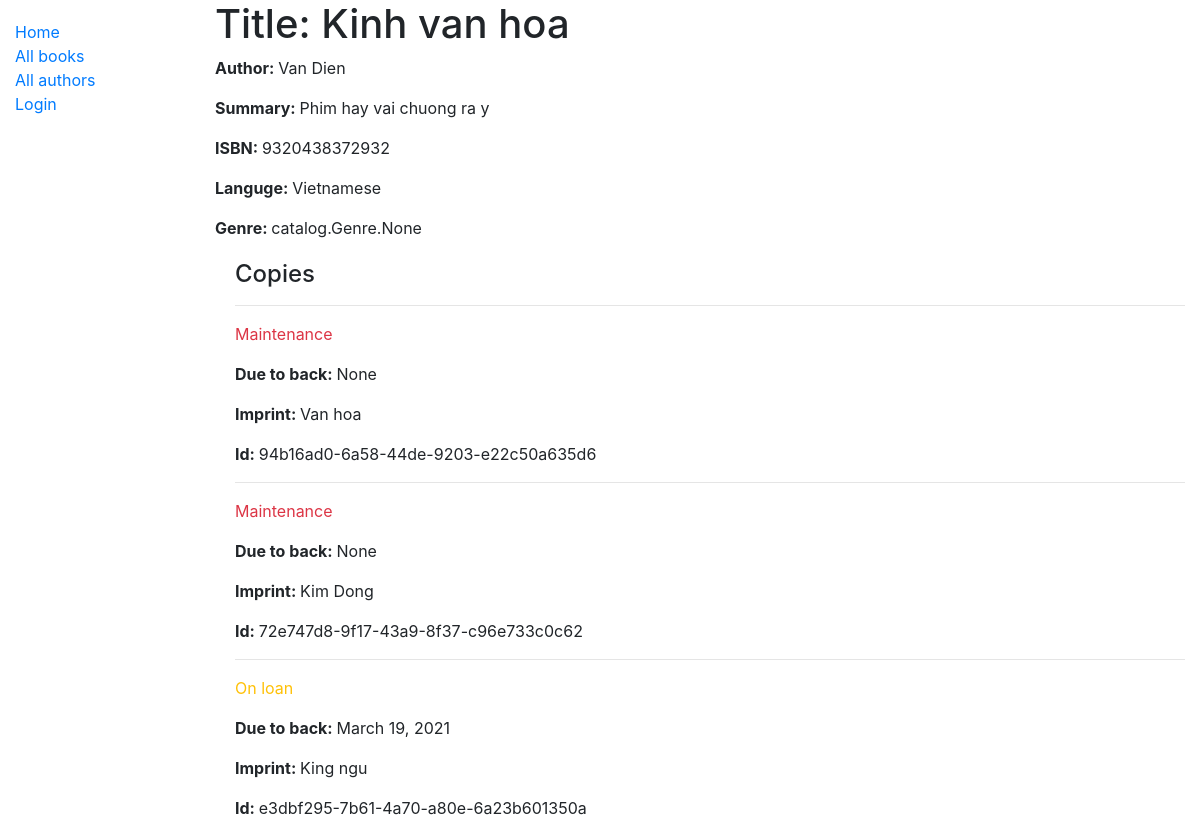
The app's page /catalog/books/2 with its own data.
### catalog/models.py (models this page shows, shortened)
class Book(models.Model):
    title = models.CharField(max_length=200)
    author = models.ForeignKey('Author', on_delete= models.SET_NULL, null = True)
    summary = models.TextField(max_length=1000, help_text = "Enter a brief description of the book")
    isbn = models.CharField('ISBN', max_length=13, unique=True, help_text='13 Character <a href="https://www.isbn-international.org/content/what-isbn">ISBN number</a>')
    genre = models.ManyToManyField(Genre, help_text='Select a genre for this book')
    language = models.ForeignKey('Language', on_delete = models.SET_NULL, null=True)
    class Meta:
        ordering = ['title', 'author']
    def display_genre(self):
        return ', '.join(genre.name for genre in self.genre.all()[:3])
    display_genre.short_description = 'Genre'

class Author(models.Model):
    first_name = models.CharField(max_length=100)
    last_name = models.CharField(max_length=100)
    date_of_birth = models.DateField(null = True, blank=True)
    date_of_death = models.DateField('Died', null=True, blank=True)
    class Meta:
        ordering = ['last_name', 'first_name']
    def __str__(self):
        return f'{self.last_name} {self.first_name}'

class Language(models.Model):
    name = models.CharField(max_length=200, help_text= "Enter the book's natural language(e.g. English, French, Japanese etc.)")
    def __str__(self):
        return self.name

class BookInstance(models.Model):
    id = models.UUIDField(primary_key=True, default= uuid.uuid4, help_text= 'Unique ID for this particular book across whole library')
    book = models.ForeignKey('Book', on_delete=models.RESTRICT)
    imprint = models.CharField(max_length=200)
    due_back = models.DateField(null=True, blank=True)
    borrowed = models.ForeignKey(User, on_delete=models.SET_NULL, null=True, blank=True)
    LOAN_STATUS =(
        ('m','Maintenance'),
        ('o', 'On loan'),
        ('a','Available'),
        ('r','Reserved'),
    )
    status = models.CharField(
        max_length=1,
        choices= LOAN_STATUS,
        blank=True,
        default='m',
        help_text='Book availability',
    )
    class Meta:
        ordering = ['due_back']

### catalog/views.py (the view)
# urls.py: path('books/<int:pk>', views.BookDetailView.as_view(), name='book-detail'),
class BookDetailView(generic.DetailView):
    model = Book

### catalog/templates/catalog/book_detail.html
{% extends "base_generic.html" %}
{% block content %}
<h1>Title: {{book.title}}</h1>
<p><strong>Author: </strong>{{book.author}}</p>
<p><strong>Summary: </strong>{{book.summary}}</p>
<p><strong>ISBN: </strong>{{book.isbn}}</p>
<p><strong>Languge: </strong>{{book.language}}</p>
<p><strong>Genre: </strong>{{book.genre}}</p>
<div style="margin-top : 20px; margin-left: 20px;">
    <h4>Copies</h4>
    {% for copy in book.bookinstance_set.all %}
      <hr>
      <p class="{% if copy.status == 'a' %}text-success{% elif copy.status == 'm' %}text-danger {% else %}text-warning {% endif %}">
          {{copy.get_status_display}}
      </p>
      {% if copy.status != 'a' %}
        <p><strong>Due to back: </strong>{{copy.due_back}}</p>
      {% endif %}
      <p><strong>Imprint: </strong>{{copy.imprint}}</p>
      <p class = "text-mute"><strong>Id: </strong>{{copy.id}}</p>
    {% endfor %}
</div>
{% endblock content %}

### catalog/templates/base_generic.html (shortened to what this page needs)
<!DOCTYPE html>
<html lang="en">
<head>
    <link rel="stylesheet" href="https://cdn.jsdelivr.net/npm/bootstrap@4.5.3/dist/css/bootstrap.min.css">
    {% load static %}
    <link rel="stylesheet" href="{% static 'css/styles.css' %}">
</head>
<body>
   <div class="container-fluid">
      <div class='row'>
          <div class = 'col-sm-2'>
           {% block sidebar %}
            <ul class='sidebar-nav'>
                <li><a href="{% url 'index' %}">Home</a></li>
                <li><a href="{% url 'books' %}">All books</a></li>
                <li><a href="{% url 'authors' %}">All authors</a></li>
                {% if user.is_authenticated %}
                    <li>User: {{ user.get_username }}</li>
                    <li><a href="{% url 'my-borrowed' %}">My borrowed</a></li>
                    <li><a href="{% url 'logout'%}?next={{request.path}}">Logout</a></li>
                {% else %}
                    <li><a href="{% url 'login'%}?next={{request.path}}">Login</a></li>
                {% endif %}
            </ul>
           {% endblock %}
          </div>
          <div class = 'col-sm-10'>
            {% block content %}
            {% endblock %}
          </div>
      </div>
   </div>
</body>
</html>

### catalog/static/css/styles.css (style rules this page uses)
.sidebar-nav { margin-top: 20px; padding: 0; list-style: none; }

### records on screen
Book: title "Kinh van hoa", author "Van Dien", summary "Phim hay vai chuong ra y", isbn "9320438372932", language "Vietnamese", genre "catalog.Genre.None"
BookInstance: status "Maintenance", due_back "None", imprint "Van hoa", id "94b16ad0-6a58-44de-9203-e22c50a635d6"
BookInstance: status "Maintenance", due_back "None", imprint "Kim Dong", id "72e747d8-9f17-43a9-8f37-c96e733c0c62"
BookInstance: status "On loan", due_back "March 19, 2021", imprint "King ngu", id "e3dbf295-7b61-4a70-a80e-6a23b601350a"
